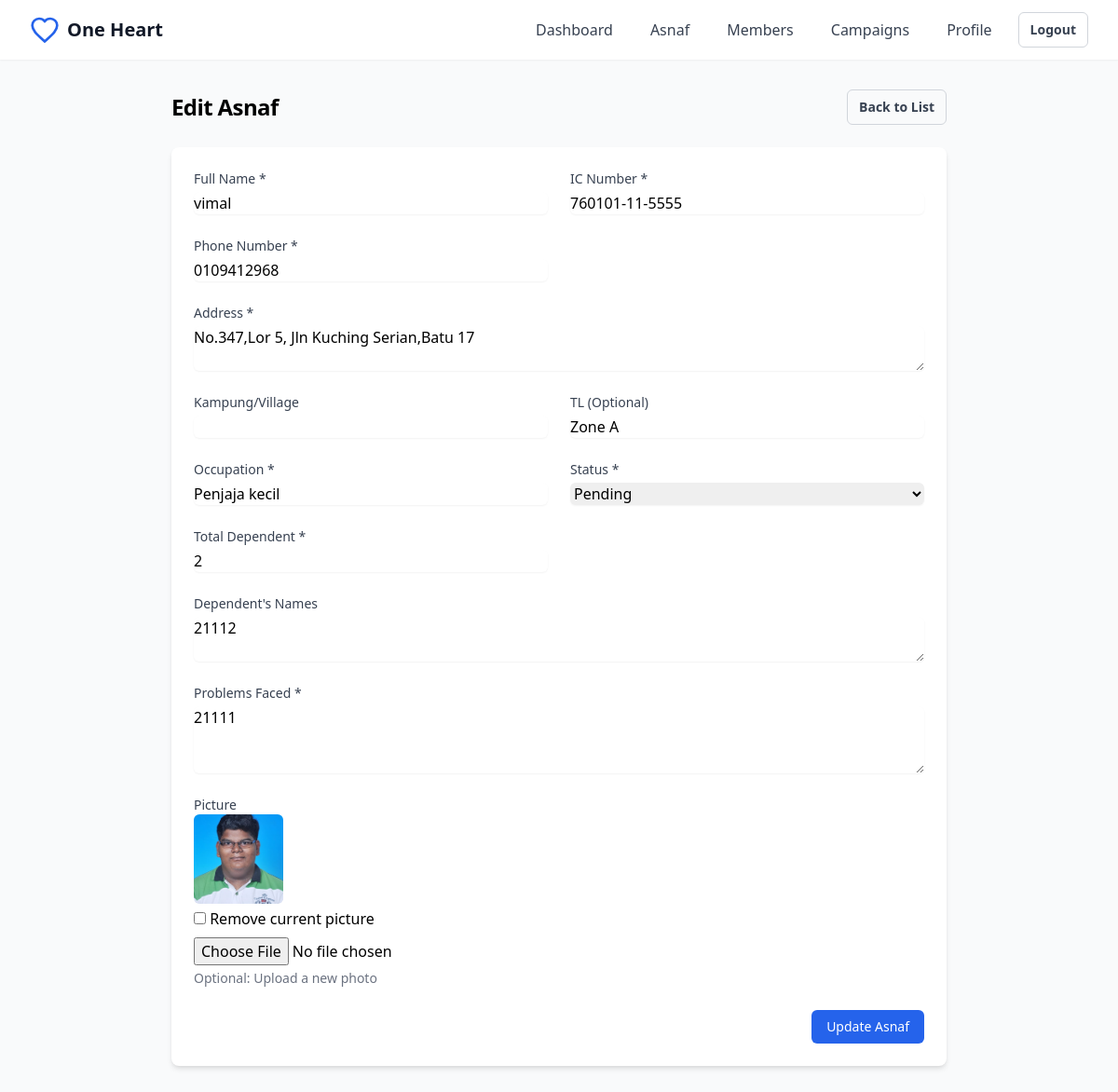
The page /edit_asnaf.php?id=9 (signed in) on the database its author committed.
### tables this page shows
CREATE TABLE asnaf (
    id INT AUTO_INCREMENT PRIMARY KEY,
    name VARCHAR(100) NOT NULL,
    ic VARCHAR(20) NOT NULL,
    phone VARCHAR(20) NOT NULL,
    address TEXT NOT NULL,
    kampung VARCHAR(100) NOT NULL,
    tl VARCHAR(100),
    occupation VARCHAR(100),
    status ENUM('pending', 'verified', 'assisted') NOT NULL DEFAULT 'pending',
    total_dependent INT DEFAULT 0,
    dependent_names TEXT,
    problems TEXT,
    picture VARCHAR(255),
    user_id INT,
    created_at TIMESTAMP DEFAULT CURRENT_TIMESTAMP,
    updated_at TIMESTAMP DEFAULT CURRENT_TIMESTAMP ON UPDATE CURRENT_TIMESTAMP,
    FOREIGN KEY (user_id) REFERENCES users(id)
);

### edit_asnaf.php (the view, shortened to what this page needs)
<?php
require_once 'config/database.php';
$asnaf = null;
if (isset($_GET['id']) && is_numeric($_GET['id'])) {
    $asnaf_id = $_GET['id'];
    $stmt = $conn->prepare("SELECT * FROM asnaf WHERE id = ?");
    $stmt->bind_param("i", $asnaf_id);
    $stmt->execute();
    $result = $stmt->get_result();
    if ($result->num_rows > 0) {
        $asnaf = $result->fetch_assoc();
    } else {
        $error = 'Asnaf record not found';
    }
} else {
    $error = 'Invalid Asnaf ID';
}
?>
<!DOCTYPE html>
<html lang="en">
<head>
    <link href="https://cdn.jsdelivr.net/npm/tailwindcss@2.2.19/dist/tailwind.min.css" rel="stylesheet">
</head>
<body class="bg-gray-50">
    <?php include 'includes/header.php'; ?>
    <main class="mx-auto max-w-4xl px-4 sm:px-6 lg:px-8 py-8">
        <div class="space-y-6">
            <div class="flex justify-between items-center">
                <h1 class="text-2xl font-bold tracking-tight">Edit Asnaf</h1>
                <a href="asnaf.php" class="rounded-md border border-gray-300 px-3 py-2 text-sm font-semibold text-gray-700 hover:bg-gray-50">
                    Back to List
                </a>
            </div>
            <?php if ($asnaf): ?>
                <div class="bg-white shadow-md rounded-lg overflow-hidden">
                    <form method="POST" class="p-6 space-y-6">
                        <div class="grid grid-cols-1 gap-6 sm:grid-cols-2">
                            <div>
                                <label class="block text-sm font-medium text-gray-700">Full Name *</label>
                                <input type="text" name="name" required
                                    value="<?php echo htmlspecialchars($asnaf['name']); ?>"
                                    class="mt-1 block w-full rounded-md border-gray-300 shadow-sm">
                            </div>
                            <div>
                                <label class="block text-sm font-medium text-gray-700">IC Number *</label>
                                <input type="text" name="ic" required
                                    value="<?php echo htmlspecialchars($asnaf['ic']); ?>"
                                    class="mt-1 block w-full rounded-md border-gray-300 shadow-sm">
                            </div>
                            <div>
                                <label class="block text-sm font-medium text-gray-700">Phone Number *</label>
                                <input type="tel" name="phone" required
                                    value="<?php echo htmlspecialchars($asnaf['phone']); ?>"
                                    class="mt-1 block w-full rounded-md border-gray-300 shadow-sm">
                            </div>
                            <div class="sm:col-span-2">
                                <label class="block text-sm font-medium text-gray-700">Address *</label>
                                <textarea name="address" required rows="2"
                                    class="mt-1 block w-full rounded-md border-gray-300 shadow-sm"><?php echo htmlspecialchars($asnaf['address']); ?></textarea>
                            </div>
                            <div>
                                <label class="block text-sm font-medium text-gray-700">Kampung/Village</label>
                                <input type="text" name="kampung" value="<?= isset($asnaf) ? htmlspecialchars($asnaf['kampung']) : '' ?>"
                                class="mt-1 block w-full rounded-md border-gray-300 shadow-sm">
                            </div>
                            <div>
                                <label class="block text-sm font-medium text-gray-700">TL (Optional)</label>
                                <input type="text" name="tl"
                                    value="<?php echo htmlspecialchars($asnaf['tl']); ?>"
                                    class="mt-1 block w-full rounded-md border-gray-300 shadow-sm">
                            </div>
                            <div>
                                <label class="block text-sm font-medium text-gray-700">Occupation *</label>
                                <input type="text" name="occupation" required
                                    value="<?php echo htmlspecialchars($asnaf['occupation']); ?>"
                                    class="mt-1 block w-full rounded-md border-gray-300 shadow-sm">
                            </div>
                            <div>
                                <label class="block text-sm font-medium text-gray-700">Status *</label>
                                <select name="status" required class="mt-1 block w-full rounded-md border-gray-300 shadow-sm">
                                    <option value="pending" <?php echo $asnaf['status'] === 'pending' ? 'selected' : ''; ?>>Pending</option>
                                </select>
                            </div>
                            <div>
                                <label class="block text-sm font-medium text-gray-700">Total Dependent *</label>
                                <input type="number" name="total_dependent" required min="0"
                                    value="<?php echo htmlspecialchars($asnaf['total_dependent']); ?>"
                                    class="mt-1 block w-full rounded-md border-gray-300 shadow-sm">
                            </div>
                            <div class="sm:col-span-2">
                                <label class="block text-sm font-medium text-gray-700">Dependent's Names</label>
                                <textarea name="dependent_names" rows="2"
                                    class="mt-1 block w-full rounded-md border-gray-300 shadow-sm"><?php echo htmlspecialchars($asnaf['dependent_names']); ?></textarea>
                            </div>
                            <div class="sm:col-span-2">
                                <label class="block text-sm font-medium text-gray-700">Problems Faced *</label>
                                <textarea name="problems" required rows="3"
                                    class="mt-1 block w-full rounded-md border-gray-300 shadow-sm"><?php echo htmlspecialchars($asnaf['problems']); ?></textarea>
                            </div>
                            <div class="sm:col-span-2">
                                <label class="block text-sm font-medium text-gray-700">Picture</label>
                                <?php if (!empty($asnaf['picture']) && file_exists($asnaf['picture'])): ?>
                                    <div class="mb-2">
                                        <img src="<?= htmlspecialchars($asnaf['picture']) ?>" alt="Current Picture" class="h-24 w-24 object-cover rounded-md">
                                        <label class="block mt-1">
                                            <input type="checkbox" name="remove_picture" value="1"> Remove current picture
                                        </label>
                                    </div>
                                <?php endif; ?>
                                <input type="file" name="picture" accept="image/*" class="mt-1 block w-full">
                                <p class="mt-1 text-sm text-gray-500">Optional: Upload a new photo</p>
                            </div>
                        </div>
                        <div class="flex justify-end">
                            <button type="submit" class="rounded-md bg-blue-600 px-4 py-2 text-sm font-medium text-white hover:bg-blue-700">
                                Update Asnaf
                            </button>
                        </div>
                    </form>
                </div>
            <?php endif; ?>
        </div>
    </main>
</body>
</html>

### rows shown on the page
asnaf: name "vimal", ic "760101-11-5555", phone "0109412968", address "No.347,Lor 5, Jln Kuching Serian,Batu 17", tl "Zone A", occupation "Penjaja kecil", status "Pending", total_dependent "2", dependent_names "21112", problems "21111", picture (picture)
